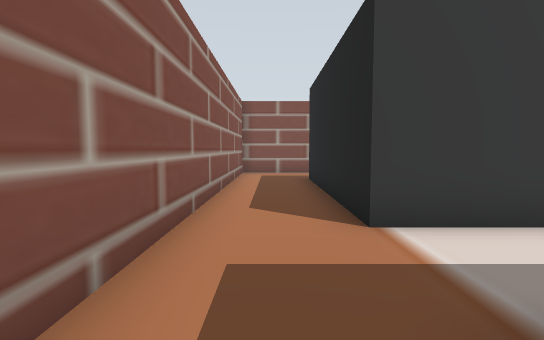
View 1 (above)

24 first-person views from a walk through a robot-simulator world made for Gazebo. The camera is 0.5 m above the floor, tilts 4° down and sees 85° across. The floor is counted in squares, 0.5 m on a side. Each view is taken from the middle of a square. On the plan, view 1 faces up. The plan holds only what a view shows up to about 12 squares ahead; the rest is blank.

View 2
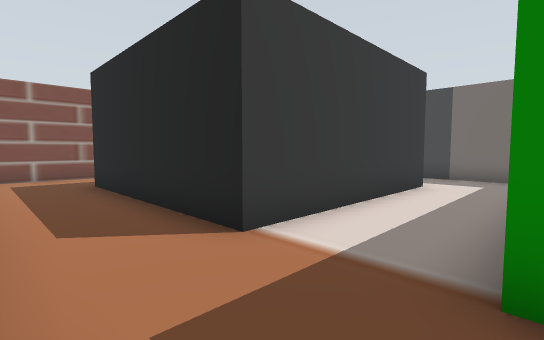

View 3
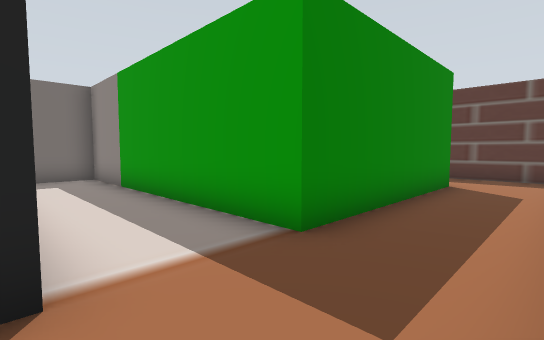

View 4
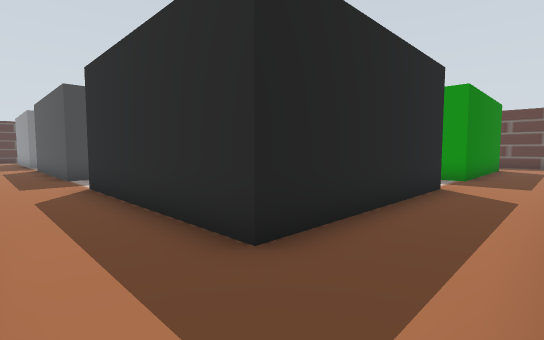

View 5
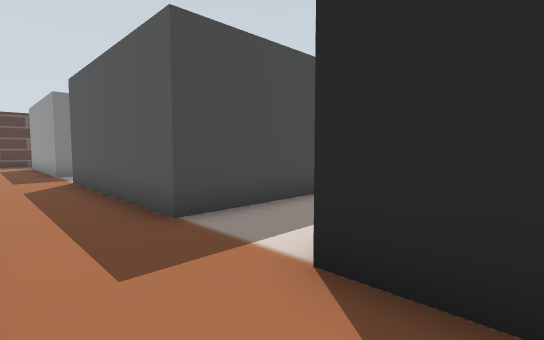

View 6
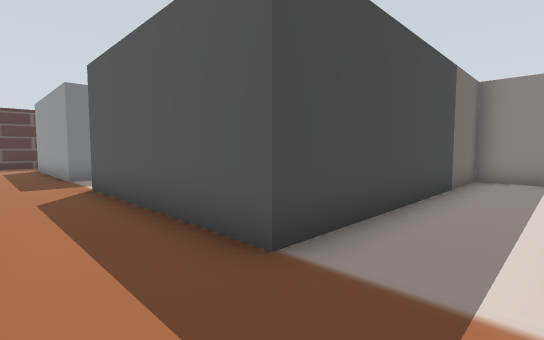

View 7
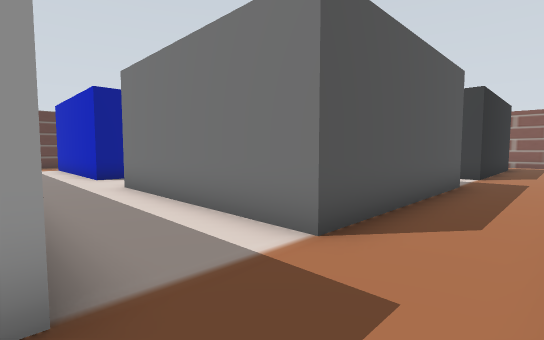

View 8
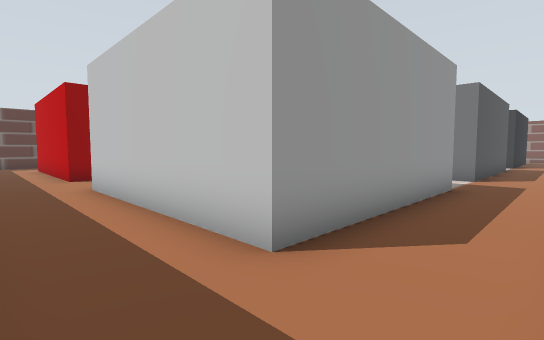

View 9
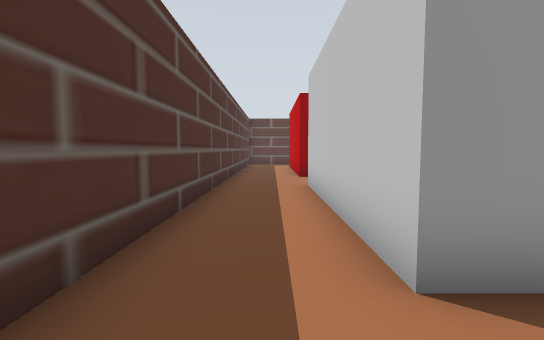

View 10
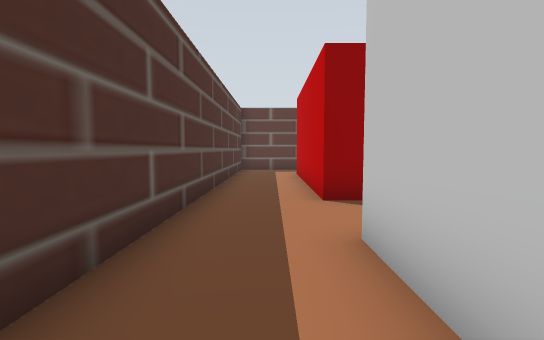

View 11
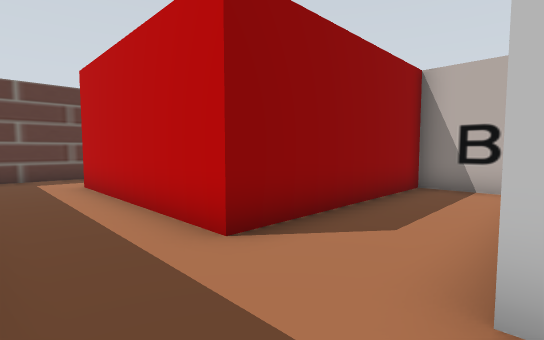

View 12
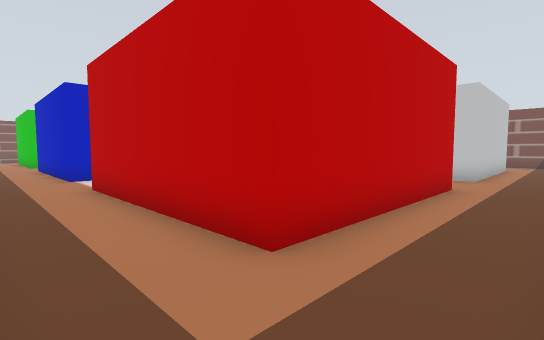

View 13
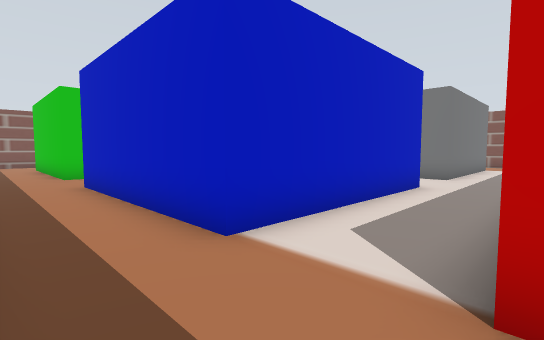

View 14
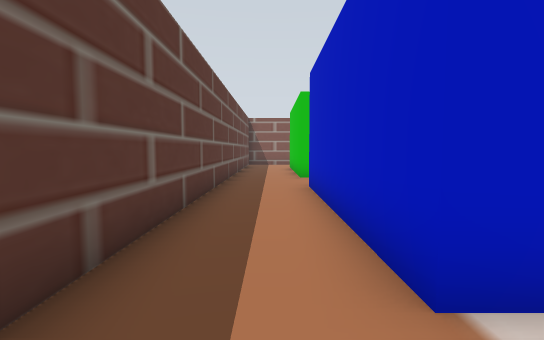

View 15
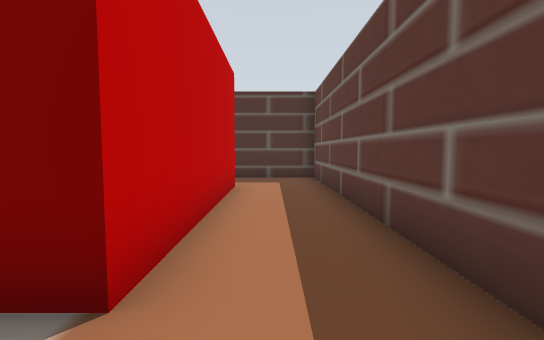

View 16
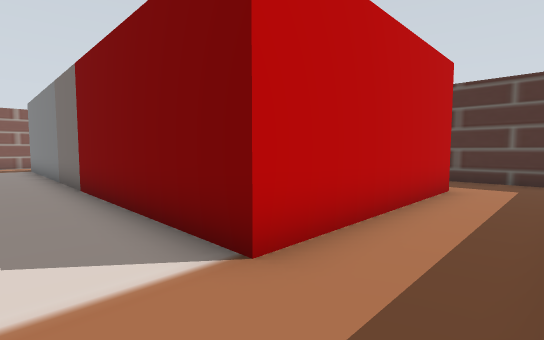

View 17
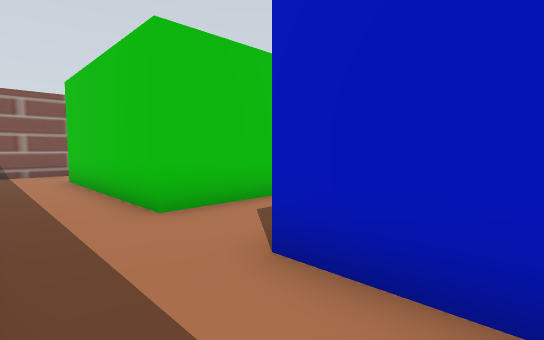

View 18
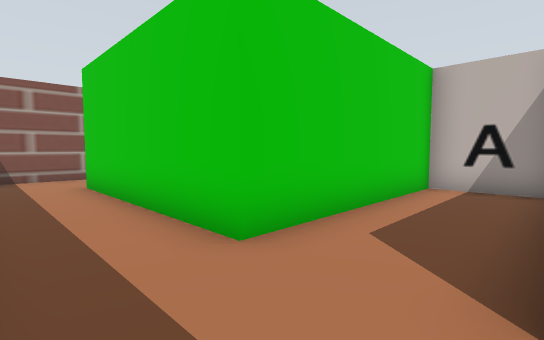

View 19
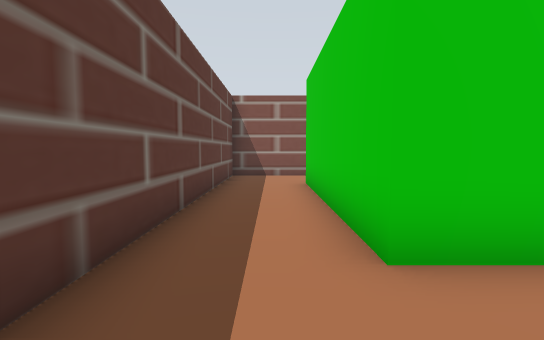

View 20
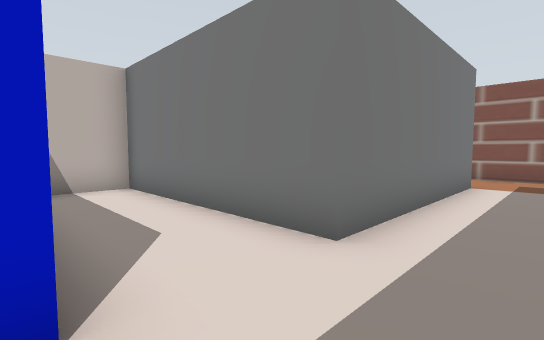

View 21
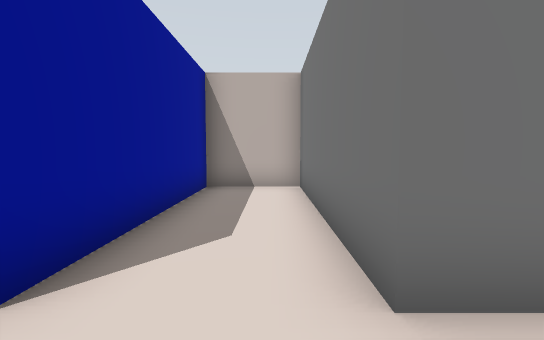

View 22
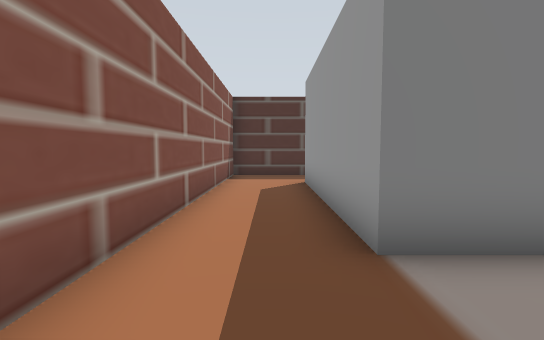

View 23
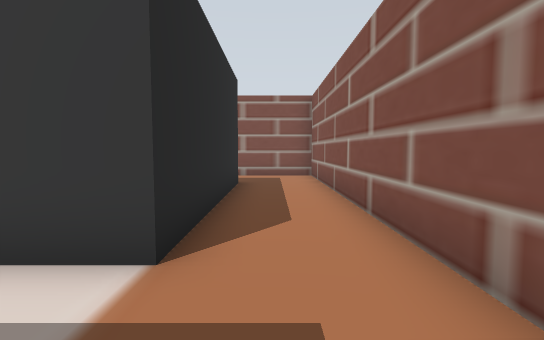

View 24
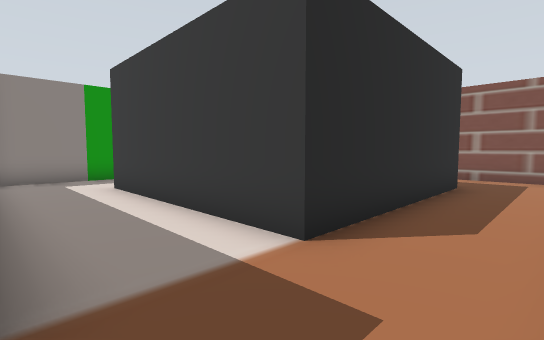

### Floor plan
Points are (right, up) in squares from view 1. A wall is a line through its corners. A room is listed if a view was taken in it or the views show most of it. See-through windows are left out.
Room 1 (views 1, 2, 3, 4, 5, 6, 7, 8, 9, 10, 11, 12, 13, 14, 15, 16, 17, 18, 19, 20, 21, 22, 23, 24)
walls: (10, 1.1) (10, 10) (16.3, 10) (16.3, 3.8) (10.1, 3.8) (10.1, 1.3); (9.8, 1.2) (7.5, 1.2) (7.5, -5) (1.2, -5) (1.2, 1.3) (16.3, 1.3) (16.3, -5) (10, -5); (7.5, 3.8) (1.2, 3.8) (1.2, 10) (7.5, 10) (7.5, 3.8); (18.8, 3) (18.8, 1.3) (25, 1.3) (25, -5) (18.8, -5) (18.8, 10) (25, 10) (25, 3.8) (24.4, 3.8); (8.5, 12.5) (-1.2, 12.5) (-1.2, 1.3); (18.5, -7.5) (27.5, -7.5) (27.5, 12.5) (15.8, 12.5); (-1.2, -4.4) (-1.2, -7.5) (16.5, -7.5)

Positions as (right, up) in squares from view 1, and headings:
1: (0, 0), facing up
2: (-1, 1), facing up-right
3: (-1, 4), facing down-right
4: (-1, 12), facing down-right
5: (6, 12), facing down-right
6: (8, 12), facing down-right
7: (19, 12), facing down-left
8: (27, 12), facing down-left
9: (26, 12), facing down
10: (26, 7), facing down
11: (27, 4), facing down-left
12: (27, -7), facing up-left
13: (19, -7), facing up-left
14: (18, -6), facing left
15: (17, -6), facing right
16: (17, -7), facing up-right
17: (12, -7), facing up-left
18: (10, -7), facing up-left
19: (10, -6), facing left
20: (18, 1), facing up-left
21: (18, 3), facing left
22: (16, 11), facing right
23: (10, 11), facing left
24: (10, 12), facing down-left
